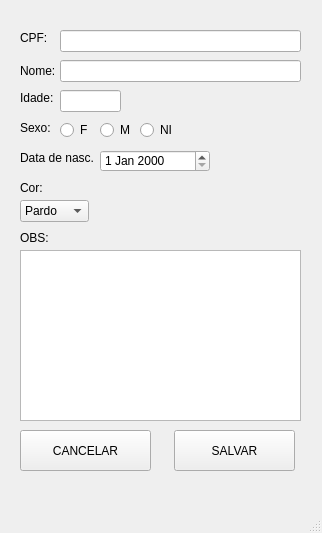
<?xml version="1.0" encoding="UTF-8"?>
<ui version="4.0">
 <class>MainWindow</class>
 <widget class="QMainWindow" name="MainWindow">
  <property name="geometry">
   <rect>
    <x>0</x>
    <y>0</y>
    <width>322</width>
    <height>533</height>
   </rect>
  </property>
  <property name="windowTitle">
   <string>Adicionar</string>
  </property>
  <widget class="QWidget" name="centralwidget">
   <widget class="QLabel" name="label">
    <property name="geometry">
     <rect>
      <x>20</x>
      <y>60</y>
      <width>51</width>
      <height>21</height>
     </rect>
    </property>
    <property name="text">
     <string>Nome: </string>
    </property>
   </widget>
   <widget class="QLabel" name="label_2">
    <property name="geometry">
     <rect>
      <x>20</x>
      <y>90</y>
      <width>49</width>
      <height>16</height>
     </rect>
    </property>
    <property name="text">
     <string>Idade:</string>
    </property>
   </widget>
   <widget class="QLabel" name="label_3">
    <property name="geometry">
     <rect>
      <x>20</x>
      <y>120</y>
      <width>49</width>
      <height>16</height>
     </rect>
    </property>
    <property name="text">
     <string>Sexo:</string>
    </property>
   </widget>
   <widget class="QLabel" name="label_4">
    <property name="geometry">
     <rect>
      <x>20</x>
      <y>150</y>
      <width>111</width>
      <height>16</height>
     </rect>
    </property>
    <property name="text">
     <string>Data de nasc.</string>
    </property>
   </widget>
   <widget class="QLabel" name="label_5">
    <property name="geometry">
     <rect>
      <x>20</x>
      <y>30</y>
      <width>49</width>
      <height>16</height>
     </rect>
    </property>
    <property name="text">
     <string>CPF:</string>
    </property>
   </widget>
   <widget class="QLabel" name="label_6">
    <property name="geometry">
     <rect>
      <x>20</x>
      <y>230</y>
      <width>49</width>
      <height>16</height>
     </rect>
    </property>
    <property name="text">
     <string>OBS: </string>
    </property>
   </widget>
   <widget class="QLineEdit" name="txt_cpf">
    <property name="geometry">
     <rect>
      <x>60</x>
      <y>30</y>
      <width>241</width>
      <height>22</height>
     </rect>
    </property>
   </widget>
   <widget class="QLineEdit" name="txt_nome">
    <property name="geometry">
     <rect>
      <x>60</x>
      <y>60</y>
      <width>241</width>
      <height>22</height>
     </rect>
    </property>
   </widget>
   <widget class="QLineEdit" name="txt_idade">
    <property name="geometry">
     <rect>
      <x>60</x>
      <y>90</y>
      <width>61</width>
      <height>22</height>
     </rect>
    </property>
   </widget>
   <widget class="QRadioButton" name="btnr_f">
    <property name="geometry">
     <rect>
      <x>60</x>
      <y>120</y>
      <width>31</width>
      <height>20</height>
     </rect>
    </property>
    <property name="text">
     <string>F</string>
    </property>
   </widget>
   <widget class="QRadioButton" name="btnr_m">
    <property name="geometry">
     <rect>
      <x>100</x>
      <y>120</y>
      <width>31</width>
      <height>20</height>
     </rect>
    </property>
    <property name="text">
     <string>M</string>
    </property>
   </widget>
   <widget class="QComboBox" name="cb_cor">
    <property name="geometry">
     <rect>
      <x>20</x>
      <y>200</y>
      <width>69</width>
      <height>22</height>
     </rect>
    </property>
    <item>
     <property name="text">
      <string>Pardo</string>
     </property>
    </item>
    <item>
     <property name="text">
      <string>Branco</string>
     </property>
    </item>
    <item>
     <property name="text">
      <string>Negro</string>
     </property>
    </item>
   </widget>
   <widget class="QLabel" name="label_7">
    <property name="geometry">
     <rect>
      <x>20</x>
      <y>180</y>
      <width>49</width>
      <height>16</height>
     </rect>
    </property>
    <property name="text">
     <string>Cor:</string>
    </property>
   </widget>
   <widget class="QDateEdit" name="date_data_nasc">
    <property name="geometry">
     <rect>
      <x>100</x>
      <y>150</y>
      <width>110</width>
      <height>22</height>
     </rect>
    </property>
   </widget>
   <widget class="QPlainTextEdit" name="txt_obs">
    <property name="geometry">
     <rect>
      <x>20</x>
      <y>250</y>
      <width>281</width>
      <height>171</height>
     </rect>
    </property>
   </widget>
   <widget class="QPushButton" name="btn_salvar">
    <property name="geometry">
     <rect>
      <x>174</x>
      <y>430</y>
      <width>121</width>
      <height>41</height>
     </rect>
    </property>
    <property name="text">
     <string>SALVAR</string>
    </property>
   </widget>
   <widget class="QPushButton" name="btn_cancelar">
    <property name="geometry">
     <rect>
      <x>20</x>
      <y>430</y>
      <width>131</width>
      <height>41</height>
     </rect>
    </property>
    <property name="text">
     <string>CANCELAR</string>
    </property>
   </widget>
   <widget class="QRadioButton" name="btnr_ni">
    <property name="geometry">
     <rect>
      <x>140</x>
      <y>120</y>
      <width>41</width>
      <height>20</height>
     </rect>
    </property>
    <property name="text">
     <string>NI</string>
    </property>
   </widget>
  </widget>
  <widget class="QMenuBar" name="menubar">
   <property name="geometry">
    <rect>
     <x>0</x>
     <y>0</y>
     <width>322</width>
     <height>22</height>
    </rect>
   </property>
  </widget>
  <widget class="QStatusBar" name="statusbar"/>
 </widget>
 <resources/>
 <connections/>
</ui>
